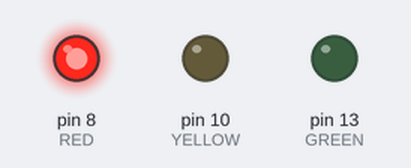
A sketch run on a simulated Arduino Uno, built with avr-gcc and run on an emulated ATmega328P. Parts: output pins drawn as LEDs (lit = HIGH).

Above: at 2.5 s.
At 6.0 s:
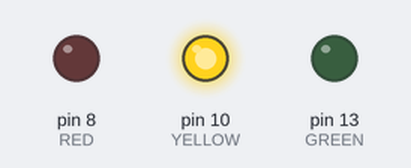
At 9.5 s:
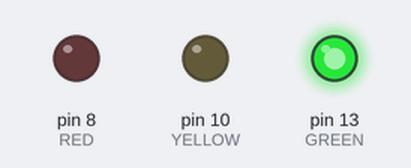
Timing chart, 0 to 15.6 s (numbered marks = the images above):
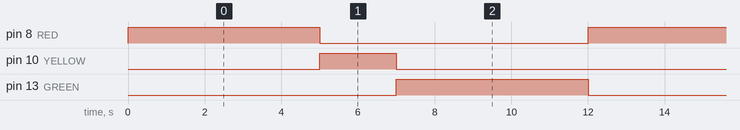

Measured:
- by itself, pin 8 (RED), pin 13 (GREEN): alternates HIGH for 5.0 s and LOW for 7.0 s
- by itself, pin 10 (YELLOW): alternates HIGH for 2.0 s and LOW for 10.0 s
- by itself, everything shown: repeats every 12.0 s, in 3 steps

The sketch:

traffic_light.ino
```cpp
int RED=8;
int YELLOW=10;
int GREEN = 13;

void setup() {
  // put your setup code here, to run once:
  pinMode(RED, OUTPUT);
  pinMode(YELLOW, OUTPUT);
  pinMode(GREEN, OUTPUT);
}

void loop() {
  // put your main code here, to run repeatedly:
  digitalWrite(RED, HIGH);
  digitalWrite(YELLOW, LOW);
  digitalWrite(GREEN, LOW);

  delay(5000);

  digitalWrite(RED, LOW);
  digitalWrite(YELLOW, HIGH);
  digitalWrite(GREEN, LOW);

  delay(2000);

  digitalWrite(RED, LOW);
  digitalWrite(YELLOW, LOW);
  digitalWrite(GREEN, HIGH);

  delay(5000);
}
```
